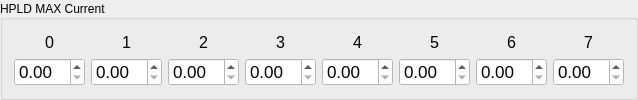
          <widget class="QGroupBox" name="groupBox_18">
           <property name="sizePolicy">
            <sizepolicy hsizetype="Expanding" vsizetype="Fixed">
             <horstretch>0</horstretch>
             <verstretch>0</verstretch>
            </sizepolicy>
           </property>
           <property name="title">
            <string>HPLD MAX Сurrent</string>
           </property>
           <property name="alignment">
            <set>Qt::AlignmentFlag::AlignLeading|Qt::AlignmentFlag::AlignLeft|Qt::AlignmentFlag::AlignVCenter</set>
           </property>
           <property name="flat">
            <bool>false</bool>
           </property>
           <property name="checkable">
            <bool>false</bool>
           </property>
           <layout class="QGridLayout" name="gridLayout_5">
            <property name="topMargin">
             <number>12</number>
            </property>
            <item row="0" column="3">
             <layout class="QVBoxLayout" name="verticalLayout_52">
              <item>
               <widget class="QLabel" name="label_59">
                <property name="minimumSize">
                 <size>
                  <width>0</width>
                  <height>0</height>
                 </size>
                </property>
                <property name="font">
                 <font>
                  <pointsize>12</pointsize>
                 </font>
                </property>
                <property name="text">
                 <string>3</string>
                </property>
                <property name="alignment">
                 <set>Qt::AlignmentFlag::AlignCenter</set>
                </property>
               </widget>
              </item>
              <item>
               <layout class="QHBoxLayout" name="horizontalLayout_41">
                <item>
                 <widget class="QDoubleSpinBox" name="curr_max_3">
                  <property name="sizePolicy">
                   <sizepolicy hsizetype="Minimum" vsizetype="Fixed">
                    <horstretch>100</horstretch>
                    <verstretch>0</verstretch>
                   </sizepolicy>
                  </property>
                  <property name="minimumSize">
                   <size>
                    <width>50</width>
                    <height>0</height>
                   </size>
                  </property>
                  <property name="maximumSize">
                   <size>
                    <width>16777215</width>
                    <height>16777215</height>
                   </size>
                  </property>
                  <property name="font">
                   <font>
                    <pointsize>13</pointsize>
                   </font>
                  </property>
                  <property name="focusPolicy">
                   <enum>Qt::FocusPolicy::ClickFocus</enum>
                  </property>
                  <property name="styleSheet">
                   <string notr="true">background: rgb(255,255,255)</string>
                  </property>
                  <property name="suffix">
                   <string/>
                  </property>
                  <property name="decimals">
                   <number>2</number>
                  </property>
                  <property name="minimum">
                   <double>0.000000000000000</double>
                  </property>
                  <property name="maximum">
                   <double>25.000000000000000</double>
                  </property>
                  <property name="singleStep">
                   <double>0.100000000000000</double>
                  </property>
                  <property name="stepType">
                   <enum>QAbstractSpinBox::StepType::DefaultStepType</enum>
                  </property>
                  <property name="value">
                   <double>0.000000000000000</double>
                  </property>
                 </widget>
                </item>
               </layout>
              </item>
             </layout>
            </item>
            <item row="0" column="6">
             <layout class="QVBoxLayout" name="verticalLayout_55">
              <item>
               <widget class="QLabel" name="label_63">
                <property name="minimumSize">
                 <size>
                  <width>0</width>
                  <height>0</height>
                 </size>
                </property>
                <property name="font">
                 <font>
                  <pointsize>12</pointsize>
                 </font>
                </property>
                <property name="text">
                 <string>6</string>
                </property>
                <property name="alignment">
                 <set>Qt::AlignmentFlag::AlignCenter</set>
                </property>
               </widget>
              </item>
              <item>
               <layout class="QHBoxLayout" name="horizontalLayout_45">
                <item>
                 <widget class="QDoubleSpinBox" name="curr_max_6">
                  <property name="sizePolicy">
                   <sizepolicy hsizetype="Minimum" vsizetype="Fixed">
                    <horstretch>100</horstretch>
                    <verstretch>0</verstretch>
                   </sizepolicy>
                  </property>
                  <property name="minimumSize">
                   <size>
                    <width>50</width>
                    <height>0</height>
                   </size>
                  </property>
                  <property name="maximumSize">
                   <size>
                    <width>16777215</width>
                    <height>16777215</height>
                   </size>
                  </property>
                  <property name="font">
                   <font>
                    <pointsize>13</pointsize>
                   </font>
                  </property>
                  <property name="focusPolicy">
                   <enum>Qt::FocusPolicy::ClickFocus</enum>
                  </property>
                  <property name="styleSheet">
                   <string notr="true">background: rgb(255,255,255)</string>
                  </property>
                  <property name="suffix">
                   <string/>
                  </property>
                  <property name="decimals">
                   <number>2</number>
                  </property>
                  <property name="minimum">
                   <double>0.000000000000000</double>
                  </property>
                  <property name="maximum">
                   <double>25.000000000000000</double>
                  </property>
                  <property name="singleStep">
                   <double>0.100000000000000</double>
                  </property>
                  <property name="stepType">
                   <enum>QAbstractSpinBox::StepType::DefaultStepType</enum>
                  </property>
                  <property name="value">
                   <double>0.000000000000000</double>
                  </property>
                 </widget>
                </item>
               </layout>
              </item>
             </layout>
            </item>
            <item row="0" column="1">
             <layout class="QVBoxLayout" name="verticalLayout_34">
              <item>
               <widget class="QLabel" name="label_60">
                <property name="minimumSize">
                 <size>
                  <width>0</width>
                  <height>0</height>
                 </size>
                </property>
                <property name="font">
                 <font>
                  <pointsize>12</pointsize>
                 </font>
                </property>
                <property name="text">
                 <string>1</string>
                </property>
                <property name="alignment">
                 <set>Qt::AlignmentFlag::AlignCenter</set>
                </property>
               </widget>
              </item>
              <item>
               <layout class="QHBoxLayout" name="horizontalLayout_42">
                <item>
                 <widget class="QDoubleSpinBox" name="curr_max_1">
                  <property name="sizePolicy">
                   <sizepolicy hsizetype="Minimum" vsizetype="Fixed">
                    <horstretch>100</horstretch>
                    <verstretch>0</verstretch>
                   </sizepolicy>
                  </property>
                  <property name="minimumSize">
                   <size>
                    <width>50</width>
                    <height>0</height>
                   </size>
                  </property>
                  <property name="maximumSize">
                   <size>
                    <width>16777215</width>
                    <height>16777215</height>
                   </size>
                  </property>
                  <property name="font">
                   <font>
                    <pointsize>13</pointsize>
                   </font>
                  </property>
                  <property name="focusPolicy">
                   <enum>Qt::FocusPolicy::ClickFocus</enum>
                  </property>
                  <property name="styleSheet">
                   <string notr="true">background: rgb(255,255,255)</string>
                  </property>
                  <property name="suffix">
                   <string/>
                  </property>
                  <property name="decimals">
                   <number>2</number>
                  </property>
                  <property name="minimum">
                   <double>0.000000000000000</double>
                  </property>
                  <property name="maximum">
                   <double>25.000000000000000</double>
                  </property>
                  <property name="singleStep">
                   <double>0.100000000000000</double>
                  </property>
                  <property name="stepType">
                   <enum>QAbstractSpinBox::StepType::DefaultStepType</enum>
                  </property>
                  <property name="value">
                   <double>0.000000000000000</double>
                  </property>
                 </widget>
                </item>
               </layout>
              </item>
             </layout>
            </item>
            <item row="0" column="0">
             <layout class="QVBoxLayout" name="verticalLayout_50">
              <item>
               <widget class="QLabel" name="label_57">
                <property name="minimumSize">
                 <size>
                  <width>0</width>
                  <height>0</height>
                 </size>
                </property>
                <property name="font">
                 <font>
                  <pointsize>12</pointsize>
                 </font>
                </property>
                <property name="text">
                 <string>0</string>
                </property>
                <property name="alignment">
                 <set>Qt::AlignmentFlag::AlignCenter</set>
                </property>
               </widget>
              </item>
              <item>
               <layout class="QHBoxLayout" name="horizontalLayout_39">
                <item>
                 <widget class="QDoubleSpinBox" name="curr_max_0">
                  <property name="sizePolicy">
                   <sizepolicy hsizetype="Minimum" vsizetype="Fixed">
                    <horstretch>100</horstretch>
                    <verstretch>0</verstretch>
                   </sizepolicy>
                  </property>
                  <property name="minimumSize">
                   <size>
                    <width>50</width>
                    <height>0</height>
                   </size>
                  </property>
                  <property name="maximumSize">
                   <size>
                    <width>16777215</width>
                    <height>16777215</height>
                   </size>
                  </property>
                  <property name="font">
                   <font>
                    <pointsize>13</pointsize>
                   </font>
                  </property>
                  <property name="focusPolicy">
                   <enum>Qt::FocusPolicy::ClickFocus</enum>
                  </property>
                  <property name="styleSheet">
                   <string notr="true">background: rgb(255,255,255)</string>
                  </property>
                  <property name="suffix">
                   <string/>
                  </property>
                  <property name="decimals">
                   <number>2</number>
                  </property>
                  <property name="minimum">
                   <double>0.000000000000000</double>
                  </property>
                  <property name="maximum">
                   <double>25.000000000000000</double>
                  </property>
                  <property name="singleStep">
                   <double>0.100000000000000</double>
                  </property>
                  <property name="stepType">
                   <enum>QAbstractSpinBox::StepType::DefaultStepType</enum>
                  </property>
                  <property name="value">
                   <double>0.000000000000000</double>
                  </property>
                 </widget>
                </item>
               </layout>
              </item>
             </layout>
            </item>
            <item row="0" column="2">
             <layout class="QVBoxLayout" name="verticalLayout_51">
              <item>
               <widget class="QLabel" name="label_58">
                <property name="minimumSize">
                 <size>
                  <width>0</width>
                  <height>0</height>
                 </size>
                </property>
                <property name="font">
                 <font>
                  <pointsize>12</pointsize>
                 </font>
                </property>
                <property name="text">
                 <string>2</string>
                </property>
                <property name="alignment">
                 <set>Qt::AlignmentFlag::AlignCenter</set>
                </property>
               </widget>
              </item>
              <item>
               <layout class="QHBoxLayout" name="horizontalLayout_40">
                <item>
                 <widget class="QDoubleSpinBox" name="curr_max_2">
                  <property name="sizePolicy">
                   <sizepolicy hsizetype="Minimum" vsizetype="Fixed">
                    <horstretch>100</horstretch>
                    <verstretch>0</verstretch>
                   </sizepolicy>
                  </property>
                  <property name="minimumSize">
                   <size>
                    <width>50</width>
                    <height>0</height>
                   </size>
                  </property>
                  <property name="maximumSize">
                   <size>
                    <width>16777215</width>
                    <height>16777215</height>
                   </size>
                  </property>
                  <property name="font">
                   <font>
                    <pointsize>13</pointsize>
                   </font>
                  </property>
                  <property name="focusPolicy">
                   <enum>Qt::FocusPolicy::ClickFocus</enum>
                  </property>
                  <property name="styleSheet">
                   <string notr="true">background: rgb(255,255,255)</string>
                  </property>
                  <property name="suffix">
                   <string/>
                  </property>
                  <property name="decimals">
                   <number>2</number>
                  </property>
                  <property name="minimum">
                   <double>0.000000000000000</double>
                  </property>
                  <property name="maximum">
                   <double>25.000000000000000</double>
                  </property>
                  <property name="singleStep">
                   <double>0.100000000000000</double>
                  </property>
                  <property name="stepType">
                   <enum>QAbstractSpinBox::StepType::DefaultStepType</enum>
                  </property>
                  <property name="value">
                   <double>0.000000000000000</double>
                  </property>
                 </widget>
                </item>
               </layout>
              </item>
             </layout>
            </item>
            <item row="0" column="4">
             <layout class="QVBoxLayout" name="verticalLayout_53">
              <item>
               <widget class="QLabel" name="label_61">
                <property name="minimumSize">
                 <size>
                  <width>0</width>
                  <height>0</height>
                 </size>
                </property>
                <property name="font">
                 <font>
                  <pointsize>12</pointsize>
                 </font>
                </property>
                <property name="text">
                 <string>4</string>
                </property>
                <property name="alignment">
                 <set>Qt::AlignmentFlag::AlignCenter</set>
                </property>
               </widget>
              </item>
              <item>
               <layout class="QHBoxLayout" name="horizontalLayout_43">
                <item>
                 <widget class="QDoubleSpinBox" name="curr_max_4">
                  <property name="sizePolicy">
                   <sizepolicy hsizetype="Minimum" vsizetype="Fixed">
                    <horstretch>100</horstretch>
                    <verstretch>0</verstretch>
                   </sizepolicy>
                  </property>
                  <property name="minimumSize">
                   <size>
                    <width>50</width>
                    <height>0</height>
                   </size>
                  </property>
                  <property name="maximumSize">
                   <size>
                    <width>16777215</width>
                    <height>16777215</height>
                   </size>
                  </property>
                  <property name="font">
                   <font>
                    <pointsize>13</pointsize>
                   </font>
                  </property>
                  <property name="focusPolicy">
                   <enum>Qt::FocusPolicy::ClickFocus</enum>
                  </property>
                  <property name="styleSheet">
                   <string notr="true">background: rgb(255,255,255)</string>
                  </property>
                  <property name="suffix">
                   <string/>
                  </property>
                  <property name="decimals">
                   <number>2</number>
                  </property>
                  <property name="minimum">
                   <double>0.000000000000000</double>
                  </property>
                  <property name="maximum">
                   <double>25.000000000000000</double>
                  </property>
                  <property name="singleStep">
                   <double>0.100000000000000</double>
                  </property>
                  <property name="stepType">
                   <enum>QAbstractSpinBox::StepType::DefaultStepType</enum>
                  </property>
                  <property name="value">
                   <double>0.000000000000000</double>
                  </property>
                 </widget>
                </item>
               </layout>
              </item>
             </layout>
            </item>
            <item row="0" column="5">
             <layout class="QVBoxLayout" name="verticalLayout_54">
              <item>
               <widget class="QLabel" name="label_62">
                <property name="minimumSize">
                 <size>
                  <width>0</width>
                  <height>0</height>
                 </size>
                </property>
                <property name="font">
                 <font>
                  <pointsize>12</pointsize>
                 </font>
                </property>
                <property name="text">
                 <string>5</string>
                </property>
                <property name="alignment">
                 <set>Qt::AlignmentFlag::AlignCenter</set>
                </property>
               </widget>
              </item>
              <item>
               <layout class="QHBoxLayout" name="horizontalLayout_44">
                <item>
                 <widget class="QDoubleSpinBox" name="curr_max_5">
                  <property name="sizePolicy">
                   <sizepolicy hsizetype="Minimum" vsizetype="Fixed">
                    <horstretch>100</horstretch>
                    <verstretch>0</verstretch>
                   </sizepolicy>
                  </property>
                  <property name="minimumSize">
                   <size>
                    <width>50</width>
                    <height>0</height>
                   </size>
                  </property>
                  <property name="maximumSize">
                   <size>
                    <width>16777215</width>
                    <height>16777215</height>
                   </size>
                  </property>
                  <property name="font">
                   <font>
                    <pointsize>13</pointsize>
                   </font>
                  </property>
                  <property name="focusPolicy">
                   <enum>Qt::FocusPolicy::ClickFocus</enum>
                  </property>
                  <property name="styleSheet">
                   <string notr="true">background: rgb(255,255,255)</string>
                  </property>
                  <property name="suffix">
                   <string/>
                  </property>
                  <property name="decimals">
                   <number>2</number>
                  </property>
                  <property name="minimum">
                   <double>0.000000000000000</double>
                  </property>
                  <property name="maximum">
                   <double>25.000000000000000</double>
                  </property>
                  <property name="singleStep">
                   <double>0.100000000000000</double>
                  </property>
                  <property name="stepType">
                   <enum>QAbstractSpinBox::StepType::DefaultStepType</enum>
                  </property>
                  <property name="value">
                   <double>0.000000000000000</double>
                  </property>
                 </widget>
                </item>
               </layout>
              </item>
             </layout>
            </item>
            <item row="0" column="7">
             <layout class="QVBoxLayout" name="verticalLayout_56">
              <item>
               <widget class="QLabel" name="label_64">
                <property name="minimumSize">
                 <size>
                  <width>0</width>
                  <height>0</height>
                 </size>
                </property>
                <property name="font">
                 <font>
                  <pointsize>12</pointsize>
                 </font>
                </property>
                <property name="text">
                 <string>7</string>
                </property>
                <property name="alignment">
                 <set>Qt::AlignmentFlag::AlignCenter</set>
                </property>
               </widget>
              </item>
              <item>
               <layout class="QHBoxLayout" name="horizontalLayout_46">
                <item>
                 <widget class="QDoubleSpinBox" name="curr_max_7">
                  <property name="sizePolicy">
                   <sizepolicy hsizetype="Minimum" vsizetype="Fixed">
                    <horstretch>100</horstretch>
                    <verstretch>0</verstretch>
                   </sizepolicy>
                  </property>
                  <property name="minimumSize">
                   <size>
                    <width>50</width>
                    <height>0</height>
                   </size>
                  </property>
                  <property name="maximumSize">
                   <size>
                    <width>16777215</width>
                    <height>16777215</height>
                   </size>
                  </property>
                  <property name="font">
                   <font>
                    <pointsize>13</pointsize>
                   </font>
                  </property>
                  <property name="focusPolicy">
                   <enum>Qt::FocusPolicy::ClickFocus</enum>
                  </property>
                  <property name="styleSheet">
                   <string notr="true">background: rgb(255,255,255)</string>
                  </property>
                  <property name="suffix">
                   <string/>
                  </property>
                  <property name="decimals">
                   <number>2</number>
                  </property>
                  <property name="minimum">
                   <double>0.000000000000000</double>
                  </property>
                  <property name="maximum">
                   <double>25.000000000000000</double>
                  </property>
                  <property name="singleStep">
                   <double>0.100000000000000</double>
                  </property>
                  <property name="stepType">
                   <enum>QAbstractSpinBox::StepType::DefaultStepType</enum>
                  </property>
                  <property name="value">
                   <double>0.000000000000000</double>
                  </property>
                 </widget>
                </item>
               </layout>
              </item>
             </layout>
            </item>
           </layout>
          </widget>
